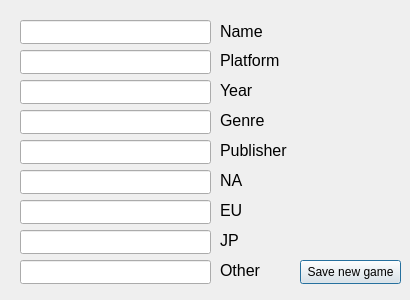
<?xml version="1.0" encoding="UTF-8"?>
<ui version="4.0">
 <class>AddWindow</class>
 <widget class="QDialog" name="AddWindow">
  <property name="geometry">
   <rect>
    <x>0</x>
    <y>0</y>
    <width>410</width>
    <height>300</height>
   </rect>
  </property>
  <property name="windowTitle">
   <string>Add New Game</string>
  </property>
  <widget class="QLineEdit" name="name">
   <property name="geometry">
    <rect>
     <x>20</x>
     <y>20</y>
     <width>191</width>
     <height>24</height>
    </rect>
   </property>
  </widget>
  <widget class="QLineEdit" name="platform">
   <property name="geometry">
    <rect>
     <x>20</x>
     <y>50</y>
     <width>191</width>
     <height>24</height>
    </rect>
   </property>
  </widget>
  <widget class="QLineEdit" name="year">
   <property name="geometry">
    <rect>
     <x>20</x>
     <y>80</y>
     <width>191</width>
     <height>24</height>
    </rect>
   </property>
  </widget>
  <widget class="QLineEdit" name="genre">
   <property name="geometry">
    <rect>
     <x>20</x>
     <y>110</y>
     <width>191</width>
     <height>24</height>
    </rect>
   </property>
  </widget>
  <widget class="QLineEdit" name="publisher">
   <property name="geometry">
    <rect>
     <x>20</x>
     <y>140</y>
     <width>191</width>
     <height>24</height>
    </rect>
   </property>
  </widget>
  <widget class="QLineEdit" name="na">
   <property name="geometry">
    <rect>
     <x>20</x>
     <y>170</y>
     <width>191</width>
     <height>24</height>
    </rect>
   </property>
  </widget>
  <widget class="QLineEdit" name="eu">
   <property name="geometry">
    <rect>
     <x>20</x>
     <y>200</y>
     <width>191</width>
     <height>24</height>
    </rect>
   </property>
  </widget>
  <widget class="QLineEdit" name="jp">
   <property name="geometry">
    <rect>
     <x>20</x>
     <y>230</y>
     <width>191</width>
     <height>24</height>
    </rect>
   </property>
  </widget>
  <widget class="QLineEdit" name="other">
   <property name="geometry">
    <rect>
     <x>20</x>
     <y>260</y>
     <width>191</width>
     <height>24</height>
    </rect>
   </property>
  </widget>
  <widget class="QPushButton" name="pushButton">
   <property name="geometry">
    <rect>
     <x>300</x>
     <y>260</y>
     <width>101</width>
     <height>24</height>
    </rect>
   </property>
   <property name="text">
    <string>Save new game</string>
   </property>
  </widget>
  <widget class="QLabel" name="label">
   <property name="geometry">
    <rect>
     <x>220</x>
     <y>21</y>
     <width>61</width>
     <height>20</height>
    </rect>
   </property>
   <property name="font">
    <font>
     <pointsize>12</pointsize>
    </font>
   </property>
   <property name="text">
    <string>Name</string>
   </property>
  </widget>
  <widget class="QLabel" name="label_2">
   <property name="geometry">
    <rect>
     <x>220</x>
     <y>50</y>
     <width>61</width>
     <height>20</height>
    </rect>
   </property>
   <property name="font">
    <font>
     <pointsize>12</pointsize>
    </font>
   </property>
   <property name="text">
    <string>Platform</string>
   </property>
  </widget>
  <widget class="QLabel" name="label_3">
   <property name="geometry">
    <rect>
     <x>220</x>
     <y>80</y>
     <width>61</width>
     <height>20</height>
    </rect>
   </property>
   <property name="font">
    <font>
     <pointsize>12</pointsize>
    </font>
   </property>
   <property name="text">
    <string>Year</string>
   </property>
  </widget>
  <widget class="QLabel" name="label_4">
   <property name="geometry">
    <rect>
     <x>220</x>
     <y>110</y>
     <width>61</width>
     <height>20</height>
    </rect>
   </property>
   <property name="font">
    <font>
     <pointsize>12</pointsize>
    </font>
   </property>
   <property name="text">
    <string>Genre</string>
   </property>
  </widget>
  <widget class="QLabel" name="label_5">
   <property name="geometry">
    <rect>
     <x>220</x>
     <y>140</y>
     <width>71</width>
     <height>20</height>
    </rect>
   </property>
   <property name="font">
    <font>
     <pointsize>12</pointsize>
    </font>
   </property>
   <property name="text">
    <string>Publisher</string>
   </property>
  </widget>
  <widget class="QLabel" name="label_6">
   <property name="geometry">
    <rect>
     <x>220</x>
     <y>170</y>
     <width>61</width>
     <height>20</height>
    </rect>
   </property>
   <property name="font">
    <font>
     <pointsize>12</pointsize>
    </font>
   </property>
   <property name="text">
    <string>NA</string>
   </property>
  </widget>
  <widget class="QLabel" name="label_7">
   <property name="geometry">
    <rect>
     <x>220</x>
     <y>200</y>
     <width>61</width>
     <height>20</height>
    </rect>
   </property>
   <property name="font">
    <font>
     <pointsize>12</pointsize>
    </font>
   </property>
   <property name="text">
    <string>EU</string>
   </property>
  </widget>
  <widget class="QLabel" name="label_8">
   <property name="geometry">
    <rect>
     <x>220</x>
     <y>230</y>
     <width>61</width>
     <height>20</height>
    </rect>
   </property>
   <property name="font">
    <font>
     <pointsize>12</pointsize>
    </font>
   </property>
   <property name="text">
    <string>JP</string>
   </property>
  </widget>
  <widget class="QLabel" name="label_9">
   <property name="geometry">
    <rect>
     <x>220</x>
     <y>260</y>
     <width>61</width>
     <height>20</height>
    </rect>
   </property>
   <property name="font">
    <font>
     <pointsize>12</pointsize>
    </font>
   </property>
   <property name="text">
    <string>Other</string>
   </property>
  </widget>
 </widget>
 <resources/>
 <connections/>
</ui>
